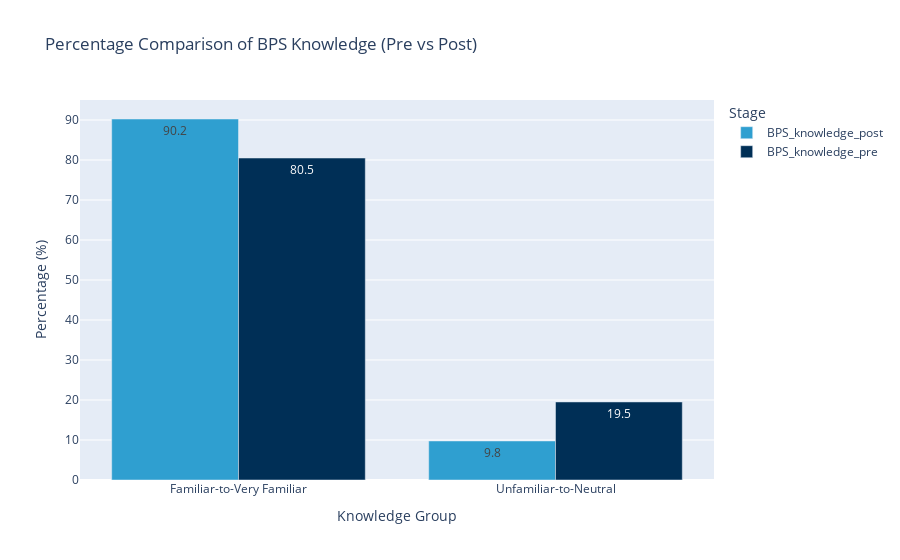

The notebook cell saved with this chart:
### Code cell
contingency_pct = contingency.div(contingency.sum(axis=0), axis=1) * 100

fig_pct = px.bar(
    contingency_pct,
    barmode="group",
    text_auto=".1f",
    color_discrete_map={
        "BPS_knowledge_pre": "#002f56",
        "BPS_knowledge_post": "#2f9fd0"
    },
    title="Percentage Comparison of BPS Knowledge (Pre vs Post)"
)

fig_pct.update_layout(
    xaxis_title="Knowledge Group",
    yaxis_title="Percentage (%)",
    legend_title="Stage"
)

fig_pct.show()

### Figure 1 — Plotly figure (JSON) as saved in the notebook; plotly's stock layout.template omitted (floating-point values rounded to 4 significant figures)
{"data": [{"alignmentgroup": "True", "hovertemplate": "Stage=BPS_knowledge_post<br>Knowledge_Group=%{x}<br>value=%{y}<extra></extra>", "legendgroup": "BPS_knowledge_post", "marker": {"color": "#2f9fd0", "pattern": {"shape": ""}}, "name": "BPS_knowledge_post", "offsetgroup": "BPS_knowledge_post", "orientation": "v", "showlegend": true, "textposition": "auto", "texttemplate": "%{y:.1f}", "type": "bar", "x": ["Familiar-to-Very Familiar", "Unfamiliar-to-Neutral"], "xaxis": "x", "y": [90.24, 9.756], "yaxis": "y"}, {"alignmentgroup": "True", "hovertemplate": "Stage=BPS_knowledge_pre<br>Knowledge_Group=%{x}<br>value=%{y}<extra></extra>", "legendgroup": "BPS_knowledge_pre", "marker": {"color": "#002f56", "pattern": {"shape": ""}}, "name": "BPS_knowledge_pre", "offsetgroup": "BPS_knowledge_pre", "orientation": "v", "showlegend": true, "textposition": "auto", "texttemplate": "%{y:.1f}", "type": "bar", "x": ["Familiar-to-Very Familiar", "Unfamiliar-to-Neutral"], "xaxis": "x", "y": [80.49, 19.51], "yaxis": "y"}], "layout": {"barmode": "group", "legend": {"title": {"text": "Stage"}, "tracegroupgap": 0}, "title": {"text": "Percentage Comparison of BPS Knowledge (Pre vs Post)"}, "xaxis": {"anchor": "y", "domain": [0, 1], "title": {"text": "Knowledge Group"}}, "yaxis": {"anchor": "x", "domain": [0, 1], "title": {"text": "Percentage (%)"}}}}
